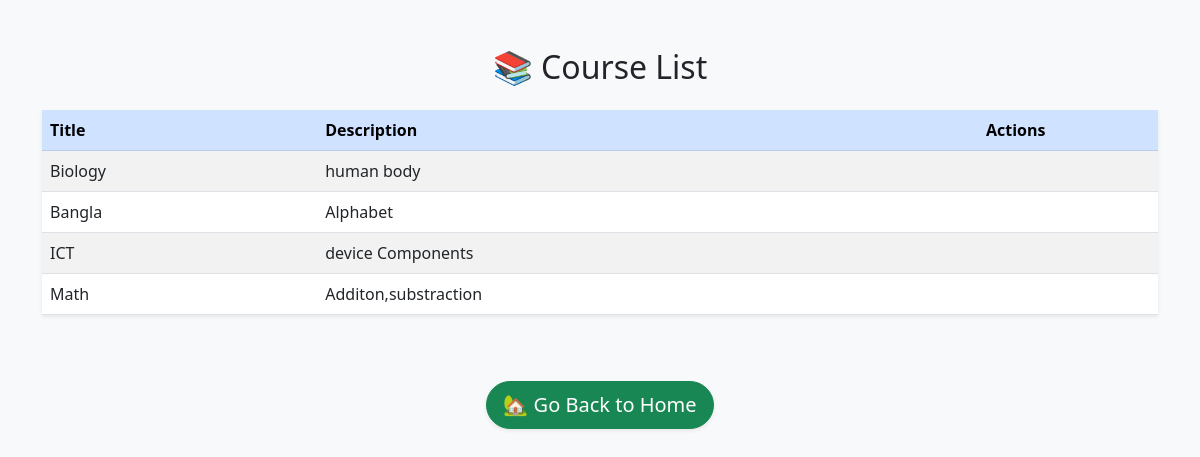
Page /courses/ on the committed database.
### app1/models.py (models this page shows, shortened)
class Course(models.Model):
    title = models.CharField(max_length=200)
    description = models.TextField()

### app1/views.py (the view)
# urls.py: path('courses/', course_list, name='course_list'),
def course_list(request):
    courses = Course.objects.all()
    return render(request, 'app1/course_list.html', {'courses': courses})

### app1/templates/app1/course_list.html (shortened to what this page needs)
<!DOCTYPE html>
<html lang="en">
<head>
    <link href="https://cdn.jsdelivr.net/npm/bootstrap@5.3.0/dist/css/bootstrap.min.css" rel="stylesheet">
</head>
<body class="bg-light">
<div class="container mt-5">
    <h2 class="text-center mb-4">📚 Course List</h2>
    <table class="table table-striped table-hover shadow-sm">
        <thead class="table-primary">
            <tr>
                <th>Title</th>
                <th>Description</th>
                <th style="width: 180px;">Actions</th>
            </tr>
        </thead>
       <tbody>
    {% for course in courses %}
    <tr>
        <td>{{ course.title }}</td>
        <td>{{ course.description }}</td>
        <td>
        </td>
    </tr>
    {% empty %}
    <tr><td colspan="3" class="text-center text-muted">No courses found.</td></tr>
    {% endfor %}
    </tbody>
    </table>
   <table>
       <tbody>
       <tr>
        <td>
        </td>
    </tr>
       </tbody>
   </table>
<div class="container text-center my-5">
    <a href="{% url 'home' %}" class="btn btn-success btn-lg rounded-pill shadow-sm">
        🏡 Go Back to Home
    </a>
</div>
</body>
</html>

### rows in the picture
Course: title "Biology", description "human body"
Course: title "Bangla", description "Alphabet"
Course: title "ICT", description "device Components"
Course: title "Math", description "Additon,substraction"
